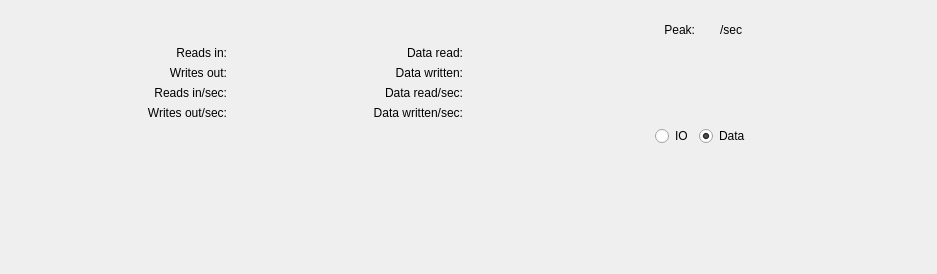
<?xml version="1.0" encoding="UTF-8"?>
<ui version="4.0">
 <class>TabDiskActivity</class>
 <widget class="QWidget" name="TabDiskActivity">
  <property name="geometry">
   <rect>
    <x>0</x>
    <y>0</y>
    <width>937</width>
    <height>274</height>
   </rect>
  </property>
  <property name="windowTitle">
   <string>Form</string>
  </property>
  <property name="layoutDirection">
   <enum>Qt::LeftToRight</enum>
  </property>
  <property name="autoFillBackground">
   <bool>false</bool>
  </property>
  <layout class="QVBoxLayout" name="verticalLayout_2">
   <property name="leftMargin">
    <number>0</number>
   </property>
   <property name="topMargin">
    <number>0</number>
   </property>
   <property name="rightMargin">
    <number>0</number>
   </property>
   <property name="bottomMargin">
    <number>0</number>
   </property>
   <item>
    <layout class="QVBoxLayout" name="verticalLayout">
     <property name="spacing">
      <number>6</number>
     </property>
     <item>
      <spacer name="verticalSpacer_2">
       <property name="orientation">
        <enum>Qt::Vertical</enum>
       </property>
       <property name="sizeType">
        <enum>QSizePolicy::Fixed</enum>
       </property>
       <property name="sizeHint" stdset="0">
        <size>
         <width>20</width>
         <height>20</height>
        </size>
       </property>
      </spacer>
     </item>
     <item>
      <layout class="QGridLayout" name="gridLayout">
       <property name="leftMargin">
        <number>20</number>
       </property>
       <property name="rightMargin">
        <number>20</number>
       </property>
       <item row="0" column="0">
        <spacer name="horizontalSpacer_8">
         <property name="orientation">
          <enum>Qt::Horizontal</enum>
         </property>
         <property name="sizeType">
          <enum>QSizePolicy::Expanding</enum>
         </property>
         <property name="sizeHint" stdset="0">
          <size>
           <width>40</width>
           <height>20</height>
          </size>
         </property>
        </spacer>
       </item>
       <item row="3" column="1">
        <widget class="QLabel" name="label_reads_in_sec">
         <property name="text">
          <string>Reads in/sec:</string>
         </property>
         <property name="alignment">
          <set>Qt::AlignRight|Qt::AlignTrailing|Qt::AlignVCenter</set>
         </property>
        </widget>
       </item>
       <item row="4" column="6" alignment="Qt::AlignLeft">
        <widget class="ColorButton" name="color_picker_data_written_sec_value" native="true"/>
       </item>
       <item row="2" column="2">
        <widget class="QLabel" name="label_writes_out_value">
         <property name="text">
          <string/>
         </property>
         <property name="alignment">
          <set>Qt::AlignRight|Qt::AlignTrailing|Qt::AlignVCenter</set>
         </property>
        </widget>
       </item>
       <item row="3" column="2">
        <widget class="QLabel" name="label_reads_in_sec_value">
         <property name="text">
          <string/>
         </property>
         <property name="alignment">
          <set>Qt::AlignRight|Qt::AlignTrailing|Qt::AlignVCenter</set>
         </property>
        </widget>
       </item>
       <item row="2" column="1">
        <widget class="QLabel" name="label_writes_out">
         <property name="text">
          <string>Writes out:</string>
         </property>
         <property name="alignment">
          <set>Qt::AlignRight|Qt::AlignTrailing|Qt::AlignVCenter</set>
         </property>
        </widget>
       </item>
       <item row="2" column="4">
        <widget class="QLabel" name="label_data_written">
         <property name="text">
          <string>Data written:</string>
         </property>
         <property name="alignment">
          <set>Qt::AlignRight|Qt::AlignTrailing|Qt::AlignVCenter</set>
         </property>
        </widget>
       </item>
       <item row="4" column="4">
        <widget class="QLabel" name="label_data_written_sec">
         <property name="text">
          <string>Data written/sec:</string>
         </property>
         <property name="alignment">
          <set>Qt::AlignRight|Qt::AlignTrailing|Qt::AlignVCenter</set>
         </property>
        </widget>
       </item>
       <item row="0" column="7">
        <spacer name="horizontalSpacer_4">
         <property name="orientation">
          <enum>Qt::Horizontal</enum>
         </property>
         <property name="sizeType">
          <enum>QSizePolicy::MinimumExpanding</enum>
         </property>
         <property name="sizeHint" stdset="0">
          <size>
           <width>40</width>
           <height>20</height>
          </size>
         </property>
        </spacer>
       </item>
       <item row="3" column="6" alignment="Qt::AlignLeft">
        <widget class="ColorButton" name="color_picker_data_read_sec_value" native="true"/>
       </item>
       <item row="2" column="5">
        <widget class="QLabel" name="label_data_written_value">
         <property name="text">
          <string/>
         </property>
         <property name="alignment">
          <set>Qt::AlignRight|Qt::AlignTrailing|Qt::AlignVCenter</set>
         </property>
        </widget>
       </item>
       <item row="1" column="2">
        <widget class="QLabel" name="label_reads_in_value">
         <property name="text">
          <string/>
         </property>
         <property name="alignment">
          <set>Qt::AlignRight|Qt::AlignTrailing|Qt::AlignVCenter</set>
         </property>
        </widget>
       </item>
       <item row="1" column="8" rowspan="4">
        <widget class="QWidget" name="graph" native="true"/>
       </item>
       <item row="3" column="4">
        <widget class="QLabel" name="label_data_read_sec">
         <property name="text">
          <string>Data read/sec:</string>
         </property>
         <property name="alignment">
          <set>Qt::AlignRight|Qt::AlignTrailing|Qt::AlignVCenter</set>
         </property>
        </widget>
       </item>
       <item row="1" column="4">
        <widget class="QLabel" name="label_data_read">
         <property name="text">
          <string>Data read:</string>
         </property>
         <property name="alignment">
          <set>Qt::AlignRight|Qt::AlignTrailing|Qt::AlignVCenter</set>
         </property>
        </widget>
       </item>
       <item row="3" column="5">
        <widget class="QLabel" name="label_data_read_sec_value">
         <property name="text">
          <string/>
         </property>
         <property name="alignment">
          <set>Qt::AlignRight|Qt::AlignTrailing|Qt::AlignVCenter</set>
         </property>
        </widget>
       </item>
       <item row="4" column="5">
        <widget class="QLabel" name="label_data_written_sec_value">
         <property name="text">
          <string/>
         </property>
         <property name="alignment">
          <set>Qt::AlignRight|Qt::AlignTrailing|Qt::AlignVCenter</set>
         </property>
        </widget>
       </item>
       <item row="5" column="8">
        <layout class="QHBoxLayout" name="horizontalLayout_2">
         <item>
          <spacer name="horizontalSpacer_7">
           <property name="orientation">
            <enum>Qt::Horizontal</enum>
           </property>
           <property name="sizeHint" stdset="0">
            <size>
             <width>40</width>
             <height>20</height>
            </size>
           </property>
          </spacer>
         </item>
         <item alignment="Qt::AlignLeft">
          <widget class="QRadioButton" name="radioButton">
           <property name="sizePolicy">
            <sizepolicy hsizetype="Preferred" vsizetype="Preferred">
             <horstretch>0</horstretch>
             <verstretch>0</verstretch>
            </sizepolicy>
           </property>
           <property name="text">
            <string>IO</string>
           </property>
           <attribute name="buttonGroup">
            <string notr="true">buttonGroup</string>
           </attribute>
          </widget>
         </item>
         <item alignment="Qt::AlignLeft">
          <widget class="QRadioButton" name="radioButton_2">
           <property name="sizePolicy">
            <sizepolicy hsizetype="Minimum" vsizetype="Preferred">
             <horstretch>0</horstretch>
             <verstretch>0</verstretch>
            </sizepolicy>
           </property>
           <property name="text">
            <string>Data</string>
           </property>
           <property name="checked">
            <bool>true</bool>
           </property>
           <attribute name="buttonGroup">
            <string notr="true">buttonGroup</string>
           </attribute>
          </widget>
         </item>
         <item>
          <spacer name="horizontalSpacer_6">
           <property name="orientation">
            <enum>Qt::Horizontal</enum>
           </property>
           <property name="sizeHint" stdset="0">
            <size>
             <width>40</width>
             <height>20</height>
            </size>
           </property>
          </spacer>
         </item>
        </layout>
       </item>
       <item row="4" column="2">
        <widget class="QLabel" name="label_writes_out_sec_value">
         <property name="text">
          <string/>
         </property>
         <property name="alignment">
          <set>Qt::AlignRight|Qt::AlignTrailing|Qt::AlignVCenter</set>
         </property>
        </widget>
       </item>
       <item row="1" column="1">
        <widget class="QLabel" name="label_reads_in">
         <property name="sizePolicy">
          <sizepolicy hsizetype="Preferred" vsizetype="Preferred">
           <horstretch>0</horstretch>
           <verstretch>0</verstretch>
          </sizepolicy>
         </property>
         <property name="text">
          <string>Reads in:</string>
         </property>
         <property name="alignment">
          <set>Qt::AlignRight|Qt::AlignTrailing|Qt::AlignVCenter</set>
         </property>
        </widget>
       </item>
       <item row="0" column="3">
        <spacer name="horizontalSpacer">
         <property name="orientation">
          <enum>Qt::Horizontal</enum>
         </property>
         <property name="sizeType">
          <enum>QSizePolicy::MinimumExpanding</enum>
         </property>
         <property name="sizeHint" stdset="0">
          <size>
           <width>40</width>
           <height>20</height>
          </size>
         </property>
        </spacer>
       </item>
       <item row="6" column="1">
        <spacer name="verticalSpacer">
         <property name="orientation">
          <enum>Qt::Vertical</enum>
         </property>
         <property name="sizeHint" stdset="0">
          <size>
           <width>20</width>
           <height>40</height>
          </size>
         </property>
        </spacer>
       </item>
       <item row="4" column="1">
        <widget class="QLabel" name="label_writes_out_sec">
         <property name="text">
          <string>Writes out/sec:</string>
         </property>
         <property name="alignment">
          <set>Qt::AlignRight|Qt::AlignTrailing|Qt::AlignVCenter</set>
         </property>
        </widget>
       </item>
       <item row="0" column="8">
        <layout class="QHBoxLayout" name="horizontalLayout">
         <item>
          <spacer name="horizontalSpacer_2">
           <property name="orientation">
            <enum>Qt::Horizontal</enum>
           </property>
           <property name="sizeType">
            <enum>QSizePolicy::MinimumExpanding</enum>
           </property>
           <property name="sizeHint" stdset="0">
            <size>
             <width>0</width>
             <height>20</height>
            </size>
           </property>
          </spacer>
         </item>
         <item alignment="Qt::AlignRight|Qt::AlignVCenter">
          <widget class="QLabel" name="label_bandwidth">
           <property name="enabled">
            <bool>true</bool>
           </property>
           <property name="sizePolicy">
            <sizepolicy hsizetype="MinimumExpanding" vsizetype="MinimumExpanding">
             <horstretch>0</horstretch>
             <verstretch>0</verstretch>
            </sizepolicy>
           </property>
           <property name="text">
            <string>Peak:</string>
           </property>
           <property name="alignment">
            <set>Qt::AlignRight|Qt::AlignTrailing|Qt::AlignVCenter</set>
           </property>
          </widget>
         </item>
         <item>
          <spacer name="horizontalSpacer_5">
           <property name="orientation">
            <enum>Qt::Horizontal</enum>
           </property>
           <property name="sizeType">
            <enum>QSizePolicy::Fixed</enum>
           </property>
           <property name="sizeHint" stdset="0">
            <size>
             <width>6</width>
             <height>20</height>
            </size>
           </property>
          </spacer>
         </item>
         <item alignment="Qt::AlignRight|Qt::AlignVCenter">
          <widget class="QLabel" name="label_bandwidth_value">
           <property name="sizePolicy">
            <sizepolicy hsizetype="MinimumExpanding" vsizetype="MinimumExpanding">
             <horstretch>0</horstretch>
             <verstretch>0</verstretch>
            </sizepolicy>
           </property>
           <property name="text">
            <string/>
           </property>
           <property name="alignment">
            <set>Qt::AlignRight|Qt::AlignTrailing|Qt::AlignVCenter</set>
           </property>
          </widget>
         </item>
         <item alignment="Qt::AlignLeft|Qt::AlignVCenter">
          <widget class="QLabel" name="label_bandwidth_unit">
           <property name="text">
            <string>/sec</string>
           </property>
          </widget>
         </item>
         <item>
          <spacer name="horizontalSpacer_3">
           <property name="orientation">
            <enum>Qt::Horizontal</enum>
           </property>
           <property name="sizeType">
            <enum>QSizePolicy::MinimumExpanding</enum>
           </property>
           <property name="sizeHint" stdset="0">
            <size>
             <width>0</width>
             <height>20</height>
            </size>
           </property>
          </spacer>
         </item>
        </layout>
       </item>
       <item row="1" column="5">
        <widget class="QLabel" name="label_data_read_value">
         <property name="text">
          <string/>
         </property>
         <property name="alignment">
          <set>Qt::AlignRight|Qt::AlignTrailing|Qt::AlignVCenter</set>
         </property>
        </widget>
       </item>
       <item row="0" column="9">
        <spacer name="horizontalSpacer_9">
         <property name="orientation">
          <enum>Qt::Horizontal</enum>
         </property>
         <property name="sizeHint" stdset="0">
          <size>
           <width>40</width>
           <height>20</height>
          </size>
         </property>
        </spacer>
       </item>
      </layout>
     </item>
    </layout>
   </item>
  </layout>
 </widget>
 <customwidgets>
  <customwidget>
   <class>ColorButton</class>
   <extends>QWidget</extends>
   <header>.widget_color_pickup</header>
   <container>1</container>
  </customwidget>
 </customwidgets>
 <resources/>
 <connections/>
 <buttongroups>
  <buttongroup name="buttonGroup"/>
 </buttongroups>
</ui>
